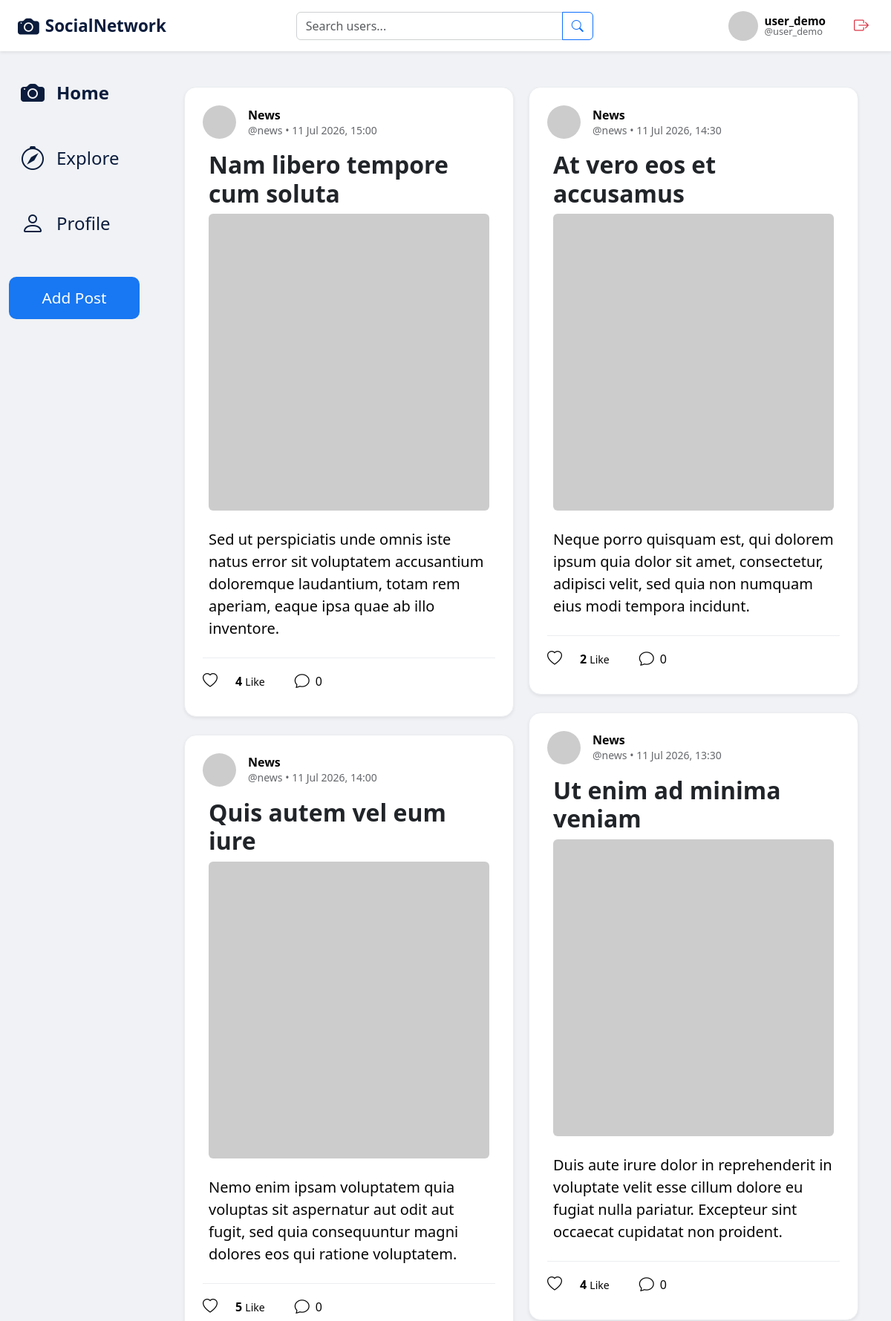
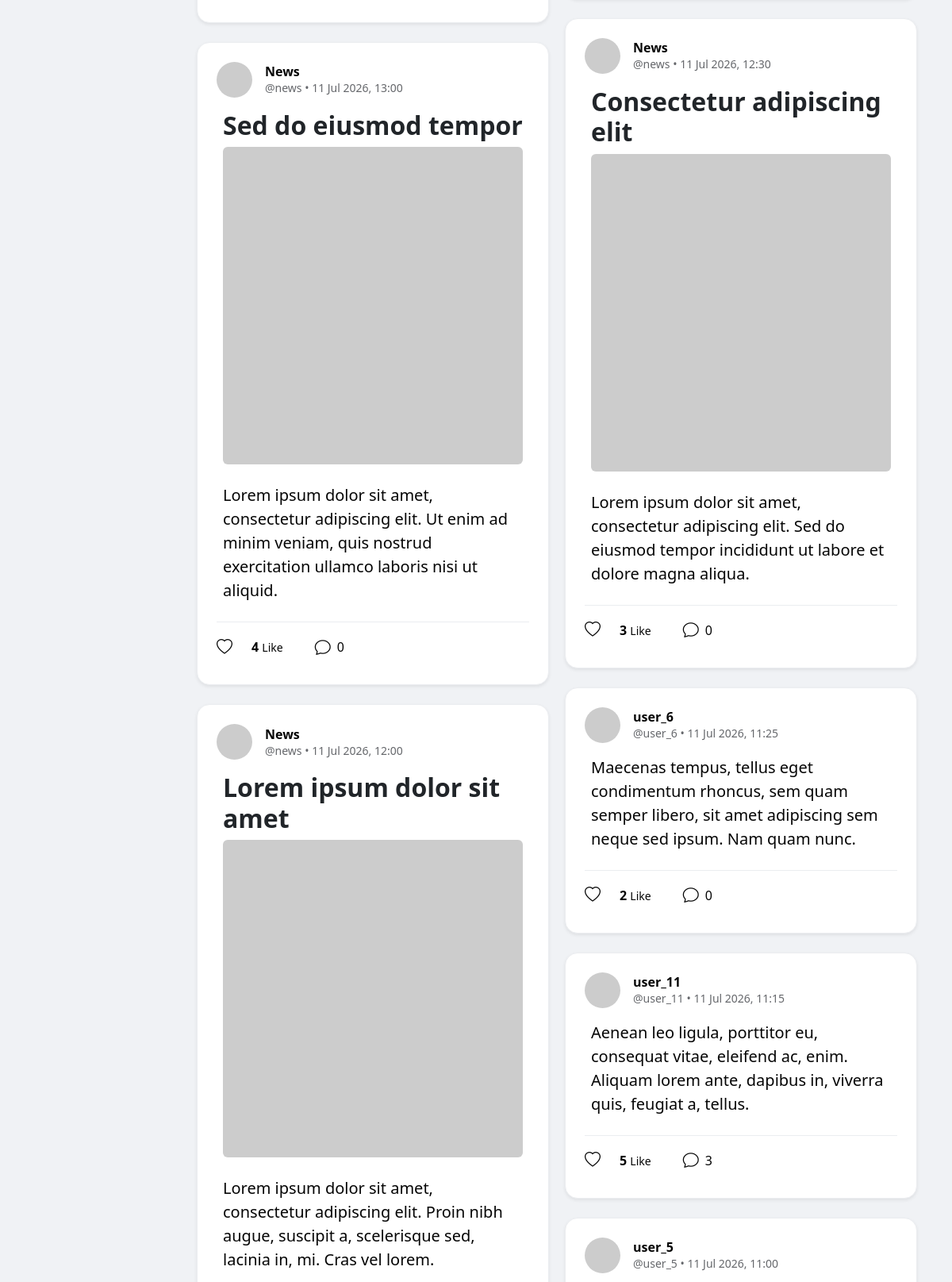
The page /feed/home/ (signed in, upper part) on the database its author committed (2 pictures, top to bottom).
### users/models.py (models this page shows)
class User(AbstractUser):
    bio = models.TextField(max_length=500, blank=True, null=True, verbose_name="biography")
    is_private = models.BooleanField(default=False, verbose_name="Private profile")
    class Meta:
        permissions = (("can_delete_post", "Can delete a post"),
                       ("can_delete_comment", "Can delete a comment"),
                       ("can_ban_user", "Can ban a user"),)

### posts/models.py (models this page shows, shortened)
class Post(models.Model):
    author = models.ForeignKey(User, on_delete=models.CASCADE, related_name='posts')
    description = models.TextField(max_length=1000)
    created_at = models.DateTimeField(auto_now_add=True)
    likes = models.ManyToManyField(User, related_name='liked_posts', blank=True)
    is_pinned = models.BooleanField(default=False, verbose_name="Pinned")
    class Meta:
        ordering = ['-created_at']
    @property
    def is_news(self):
        return hasattr(self, 'news')

class News(Post):
    title = models.CharField(max_length=200)
    source = models.CharField(max_length=100, blank=True, null=True)
    image_url = models.URLField(blank=True, null=True)

### feed/views.py (the view)
# urls.py: path('home/', HomeView.as_view(), name='home'),
class HomeView(ListView):
    model = Post
    template_name = 'sitecontent/home.html'
    context_object_name = 'posts'
    def get_queryset(self):
        user = self.request.user
        base_qs = Post.objects.select_related('author').prefetch_related('likes', 'comments')
        if not user.is_authenticated:
            return base_qs.filter(author__is_private=False).order_by('-created_at')
        followed_users_ids = Follow.objects.filter(
            follower=user,
            is_accepted=True
        ).values_list('following_id', flat=True)
        queryset = Post.objects.filter(author__is_active = True).filter(
            Q(author__is_private=False) |
            Q(author=user) |
            Q(author__in=followed_users_ids)
        ).distinct().order_by('-created_at')
        return queryset
    def get_context_data(self, **kwargs):
        context = super().get_context_data(**kwargs)
        context['comment_form'] = CommentForm()
        return context

### posts/forms.py
class CommentForm(forms.ModelForm):
    class Meta:
        model = Comment
        fields = ['text']
        widgets = {
            'text': forms.TextInput(attrs={
                'class': 'form-control rounded-pill bg-light border-0',
                'placeholder': 'Write your comment...',
                'autocomplete': 'off'
            })
        }
        labels = {
            'text': ''
        }

### templates/sitecontent/home.html (shortened to what this page needs)
{% extends "base.html" %}
{% block content %}
<div class="col-12 col-lg-10 home-page-wrapper">
    <div class="feed-wrapper">
        {% if posts %}
            <div class="row feed-grid-row">
                <div class="col-12 col-xl-6 custom-scroll-col">
                    {% for post in posts %}
                        {% if forloop.counter0|divisibleby:2 %}
                            {% include 'sitecontent/post.html' with post=post %}
                        {% endif %}
                    {% endfor %}
                </div>
                <div class="col-12 col-xl-6 custom-scroll-col">
                    {% for post in posts %}
                        {% if not forloop.counter0|divisibleby:2 %}
                            {% include 'sitecontent/post.html' with post=post %}
                        {% endif %}
                    {% endfor %}
                </div>
            </div>
        {% else %}
            <div class="feed-empty-state">
                <i class="bi bi-journal-text empty-state-icon"></i>
                <p class="empty-state-text">Feed is empty. Be the first to write something!</p>
            </div>
        {% endif %}
    </div>
</div>
{% endblock %}

### templates/base.html (shortened to what this page needs)
{% load static %}
<!DOCTYPE html>
<html lang="en">
<head>
    <link href="https://cdn.jsdelivr.net/npm/bootstrap@5.3.0/dist/css/bootstrap.min.css" rel="stylesheet">
    <link rel="stylesheet" href="https://cdn.jsdelivr.net/npm/bootstrap-icons@1.11.1/font/bootstrap-icons.css">
    <link href="{% static 'css/style.css' %}" rel="stylesheet">
</head>
<body>
{% if user.is_authenticated %}
    {% block navbar %}
    <nav class="navbar sticky-top shadow-sm main-navbar">
        <a href="{% url 'feed:home' %}" class="navbar-brand brand-link">
            <i class="bi bi-camera-fill brand-icon"></i>
            <span class="brand-text">SocialNetwork</span>
        </a>
        <div class="nav-search-wrapper">
            <form action="{% url 'users:search' %}" method="GET" class="search-form">
                <div class="input-group">
                    <input type="text" name="q" class="form-control search-input" placeholder="Search users..." aria-label="Search" value="{{ request.GET.q }}">
                    <button class="btn btn-outline-primary" type="submit">
                        <i class="bi bi-search"></i>
                    </button>
                </div>
            </form>
        </div>
        <div class="navbar-actions">
            <div class="nav-icon-btn user-menu-wrapper">
                <a href="{% url 'users:profile' request.user.username %}" class="nav-icon-btn">
                    <img src="https://ui-avatars.com/api/?name={{ request.user.username }}&background=0D8ABC&color=fff" class="nav-profile-avatar" alt="Profile">
                </a>
                <a href="{% url 'users:profile' request.user.username %}" class="nav-profile-link">
                    <span class="profile-name">{{ request.user.username }}</span>
                    <span class="profile-handle">@{{ request.user.username|lower }}</span>
                </a>
            </div>
            <form action="{% url 'users:logout' %}" method="post" class="logout-form">
                <button type="submit" class="nav-icon-btn logout-btn" title="Log out">
                    <i class="bi bi-box-arrow-right nav-icon logout-icon"></i>
                </button>
            </form>
        </div>
    </nav>
    {% endblock %}
    <div class="container-fluid">
        <main class="row main-content-row">
            {% block sidebar %}
            <aside class="d-none d-lg-block col-lg-2">
                <div class="side-content">
                    <a href="{% url 'feed:home' %}" class="sidebar-link active">
                        <i class="bi bi-camera-fill"></i>
                        <span>Home</span>
                    </a>
                    <a href="{% url 'feed:explore' %}" class="sidebar-link">
                        <i class="bi bi-compass"></i>
                        <span>Explore</span>
                    </a>
                    <a href="{% url 'users:profile' request.user.username %}" class="sidebar-link">
                        <i class="bi bi-person"></i>
                        <span>Profile</span>
                    </a>
                    <a href="{% url 'posts:create_post' %}" class="btn btn-create-post mt-3">
                        Add Post
                    </a>
                </div>
            </aside>
            {% endblock %}
            {% block content %}
            {% endblock %}
        </main>
    </div>
{% else %}
    {% block authentication %}
    {% endblock %}
{% endif %}
</body>
</html>

### templates/sitecontent/post.html (shortened to what this page needs)
{% load crispy_forms_filters %}
<div class="post-card shadow-sm">
    <div class="post-header">
        <div class="post-author-info">
            <a href="{% url 'users:profile' post.author.username %}" class="post-author-link">
                <img src="https://ui-avatars.com/api/?name={{ post.author.username }}&background=0D8ABC&color=fff" class="post-author-avatar" alt="{{ post.author.username }}'s avatar">
                <div class="post-author-text">
                    <span class="post-author-name">{{ post.author.username }}</span>
                    <span class="post-author-meta">@{{ post.author.username|lower }} • {{ post.created_at|date:"d M Y, H:i" }}</span>
                </div>
            </a>
        </div>
    </div>
    <div class="post-content">
        {% if post.is_news %}
            <div class="news-specific-content mb-3">
                <h2 class="fw-bold">{{ post.news.title }}</h2>
                {% if post.news.image_url %}
                    <img src="{{ post.news.image_url }}" alt="News image" class="img-fluid rounded mb-2 object-fit-cover">
                {% endif %}
            </div>
        {% endif %}
        <p class="post-text-content">{{ post.description }}</p>
    </div>
    <div class="post-interactions-bar">
        <form action="{% url 'posts:like_post' post.id %}" method="POST" class="post-like-form">
            <button type="submit" class="post-interaction-btn">
                {% if request.user in post.likes.all %}
                    <i class="bi bi-heart-fill post-like-icon-active"></i>
                {% else %}
                    <i class="bi bi-heart post-like-icon"></i>
                {% endif %}
            </button>
        </form>
        <div class="post-interaction-count" data-bs-toggle="modal" data-bs-target="#likesModal{{ post.id }}">
            <span class="post-count-number">{{ post.likes.count }}</span> <span class="post-count-label">Like</span>
        </div>
       <div class="post-comment-toggle" data-bs-toggle="collapse" data-bs-target="#commentsCollapse{{ post.id }}" aria-expanded="false" aria-controls="commentsCollapse{{ post.id }}">
            <i class="bi bi-chat post-action-icon"></i>
            <span class="post-comment-count">{{ post.comments.count }}</span>
        </div>
    </div>
</div>

### rows shown on the page
User: user.username "user_demo"
Post: author.username "News", author.username "news", created_at "11 Jul 2026, 15:00", news "Nam libero tempore cum soluta", description "Sed ut perspiciatis unde omnis iste natus error sit voluptatem accusantium doloremque laudantium, totam rem aperiam, eaque ipsa quae ab illo inventore.", likes.count "4", comments.count "0"
Post: author.username "News", author.username "news", created_at "11 Jul 2026, 14:00", news "Quis autem vel eum iure", description "Nemo enim ipsam voluptatem quia voluptas sit aspernatur aut odit aut fugit, sed quia consequuntur magni dolores eos qui ratione voluptatem.", likes.count "5", comments.count "0"
Post: author.username "News", author.username "news", created_at "11 Jul 2026, 13:00", news "Sed do eiusmod tempor", description "Lorem ipsum dolor sit amet, consectetur adipiscing elit. Ut enim ad minim veniam, quis nostrud exercitation ullamco laboris nisi ut aliquid.", likes.count "4", comments.count "0"
Post: author.username "News", author.username "news", created_at "11 Jul 2026, 12:00", news "Lorem ipsum dolor sit amet", description "Lorem ipsum dolor sit amet, consectetur adipiscing elit. Proin nibh augue, suscipit a, scelerisque sed, lacinia in, mi. Cras vel lorem."
Post: author.username "News", author.username "news", created_at "11 Jul 2026, 14:30", news "At vero eos et accusamus", description "Neque porro quisquam est, qui dolorem ipsum quia dolor sit amet, consectetur, adipisci velit, sed quia non numquam eius modi tempora incidunt.", likes.count "2", comments.count "0"
Post: author.username "News", author.username "news", created_at "11 Jul 2026, 13:30", news "Ut enim ad minima veniam", description "Duis aute irure dolor in reprehenderit in voluptate velit esse cillum dolore eu fugiat nulla pariatur. Excepteur sint occaecat cupidatat non proident.", likes.count "4", comments.count "0"
Post: author.username "News", author.username "news", created_at "11 Jul 2026, 12:30", news "Consectetur adipiscing elit", description "Lorem ipsum dolor sit amet, consectetur adipiscing elit. Sed do eiusmod tempor incididunt ut labore et dolore magna aliqua.", likes.count "3", comments.count "0"
Post: author.username "user_6", created_at "11 Jul 2026, 11:25", description "Maecenas tempus, tellus eget condimentum rhoncus, sem quam semper libero, sit amet adipiscing sem neque sed ipsum. Nam quam nunc.", likes.count "2", comments.count "0"
Post: author.username "user_11", created_at "11 Jul 2026, 11:15", description "Aenean leo ligula, porttitor eu, consequat vitae, eleifend ac, enim. Aliquam lorem ante, dapibus in, viverra quis, feugiat a, tellus.", likes.count "5", comments.count "3"
Post: author.username "user_5", created_at "11 Jul 2026, 11:00"
